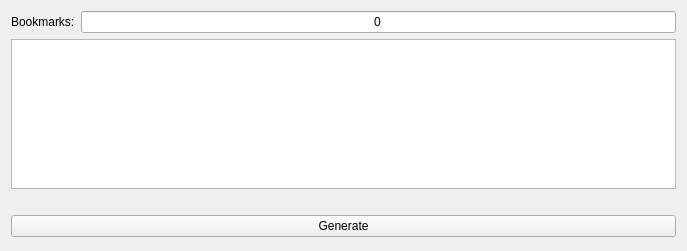
<?xml version="1.0" encoding="UTF-8"?>
<ui version="4.0">
 <class>Form</class>
 <widget class="QWidget" name="Form">
  <property name="geometry">
   <rect>
    <x>0</x>
    <y>0</y>
    <width>687</width>
    <height>251</height>
   </rect>
  </property>
  <property name="sizePolicy">
   <sizepolicy hsizetype="Preferred" vsizetype="Maximum">
    <horstretch>0</horstretch>
    <verstretch>0</verstretch>
   </sizepolicy>
  </property>
  <property name="windowTitle">
   <string>Form</string>
  </property>
  <layout class="QVBoxLayout" name="verticalLayout">
   <item>
    <layout class="QHBoxLayout" name="horizontalLayout">
     <item>
      <widget class="QLabel" name="label">
       <property name="text">
        <string>Bookmarks:</string>
       </property>
      </widget>
     </item>
     <item>
      <widget class="QLineEdit" name="countLineEdit">
       <property name="text">
        <string>0</string>
       </property>
       <property name="alignment">
        <set>Qt::AlignCenter</set>
       </property>
       <property name="readOnly">
        <bool>true</bool>
       </property>
      </widget>
     </item>
    </layout>
   </item>
   <item>
    <widget class="RulerView" name="graphicsView">
     <property name="sizePolicy">
      <sizepolicy hsizetype="Expanding" vsizetype="Maximum">
       <horstretch>0</horstretch>
       <verstretch>0</verstretch>
      </sizepolicy>
     </property>
     <property name="minimumSize">
      <size>
       <width>0</width>
       <height>150</height>
      </size>
     </property>
     <property name="maximumSize">
      <size>
       <width>16777215</width>
       <height>150</height>
      </size>
     </property>
     <property name="verticalScrollBarPolicy">
      <enum>Qt::ScrollBarAlwaysOff</enum>
     </property>
     <property name="horizontalScrollBarPolicy">
      <enum>Qt::ScrollBarAlwaysOff</enum>
     </property>
     <property name="sizeAdjustPolicy">
      <enum>QAbstractScrollArea::AdjustToContents</enum>
     </property>
    </widget>
   </item>
   <item>
    <spacer name="horizontalSpacer">
     <property name="orientation">
      <enum>Qt::Horizontal</enum>
     </property>
     <property name="sizeHint" stdset="0">
      <size>
       <width>669</width>
       <height>20</height>
      </size>
     </property>
    </spacer>
   </item>
   <item>
    <widget class="QPushButton" name="generateButton">
     <property name="text">
      <string>Generate</string>
     </property>
    </widget>
   </item>
  </layout>
 </widget>
 <customwidgets>
  <customwidget>
   <class>RulerView</class>
   <extends>QGraphicsView</extends>
   <header>rulerview.h</header>
  </customwidget>
 </customwidgets>
 <resources/>
 <connections/>
</ui>
